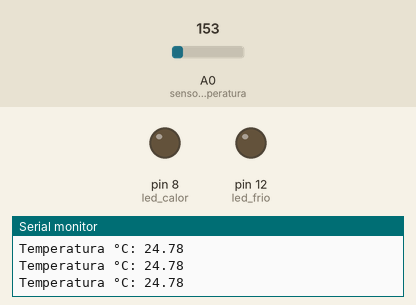
This sketch was run on a simulated Arduino Uno, built with avr-gcc and run on an emulated ATmega328P. Shown: output pins drawn as LEDs (lit = HIGH), the last lines printed to the serial monitor. The test bench sets the inputs (shaded band); at power-on: A0 (sensor_temperatura) = 153.

Above: at 1.2 s.
1.3 s: A0 (sensor_temperatura) set to 164
At 2.5 s:
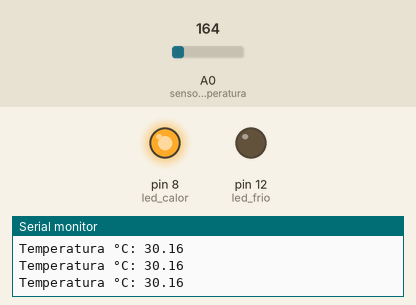
2.9 s: A0 (sensor_temperatura) set to 133
At 3.9 s:
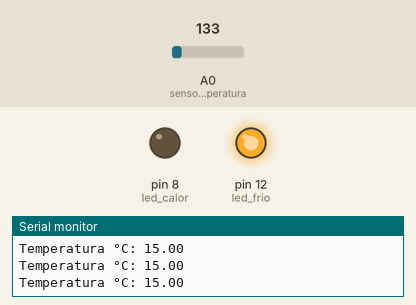
4.5 s: A0 (sensor_temperatura) set to 165
At 5.3 s:
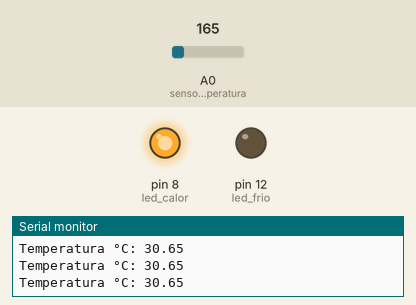
6.1 s: A0 (sensor_temperatura) set to 114
At 6.8 s:
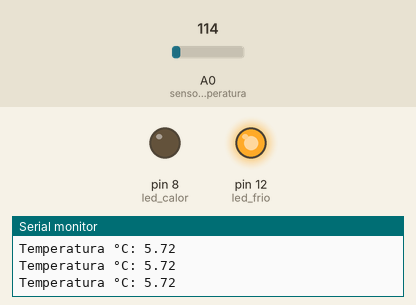
Timing chart, 0 to 8.7 s (numbered marks = the images above; inputs shaded):
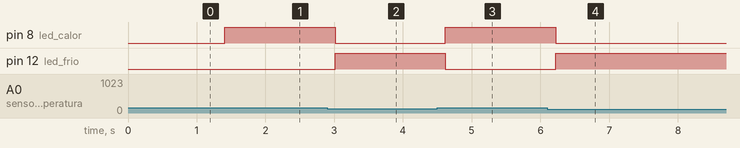

Measured:
- the behaviour switches between 155 and 156 on A0 (sensor_temperatura) (found by bisection; images 0 and 1)
- after the input at 1.3 s, pin 8 (led_calor): LOW → HIGH after 0.11 s
- after the input at 2.9 s, pin 8 (led_calor): HIGH → LOW after 0.11 s; pin 12 (led_frio): LOW → HIGH after 0.11 s
- after the input at 4.5 s, pin 8 (led_calor): LOW → HIGH after 0.12 s; pin 12 (led_frio): HIGH → LOW after 0.12 s
- after the input at 6.1 s, pin 8 (led_calor): HIGH → LOW after 0.12 s; pin 12 (led_frio): LOW → HIGH after 0.12 s

The sketch:

sadpia.ino
```cpp
int sensor_temperatura = A0;
int led_frio = 12;
int led_calor = 8;

void setup() {
  Serial.begin(9600);
  pinMode(led_frio, OUTPUT);
  pinMode(led_calor, OUTPUT);
  pinMode(sensor_temperatura, INPUT);
}

void loop() {
  int lectura = analogRead(sensor_temperatura);

  float voltaje = lectura * 5.0 / 1023.0;
  float temperatura = (voltaje - 0.5) * 100.0;

  Serial.print("Temperatura °C: ");
  Serial.println(temperatura);

  if(temperatura > 26.0) {
    digitalWrite(led_calor, HIGH);
    digitalWrite(led_frio, LOW);
  } else if(temperatura < 24.0) {
    digitalWrite(led_frio, HIGH);
    digitalWrite(led_calor, LOW);
  }

  delay(200);
}
```
